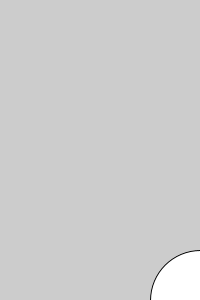
Frame 1 (no input)
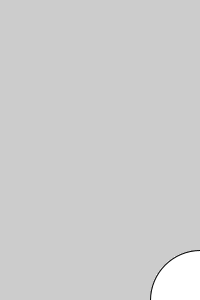
Frame 60 (the mouse pressed at the canvas centre just before this capture)
Frame 120 (the mouse held since frame 60 and released just before this capture): identical to frame 60, image omitted

The Processing sketch that drew these frames (run headless with seeded random() and noise(); from frame 60 on, the mouse is pressed at the canvas centre):

// Processing sketch: elipse_al_centro
// ── elipse_al_centro.pde
void setup(){
  size(200,300);
}

void draw(){
  ellipse(width, height, 100,100);
}
